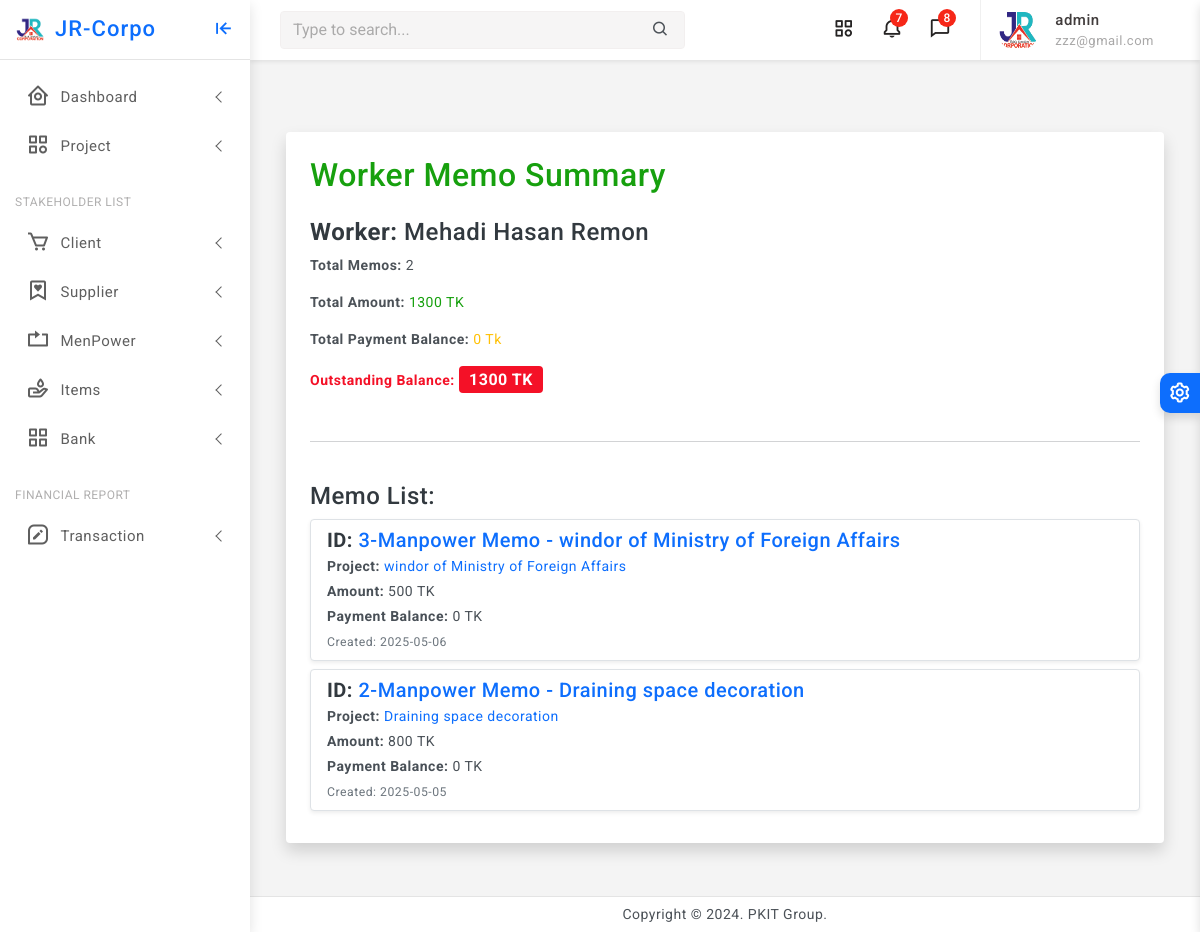
/worker/2/manpowermemo/ (signed in), run on an earlier commit of the app's database.
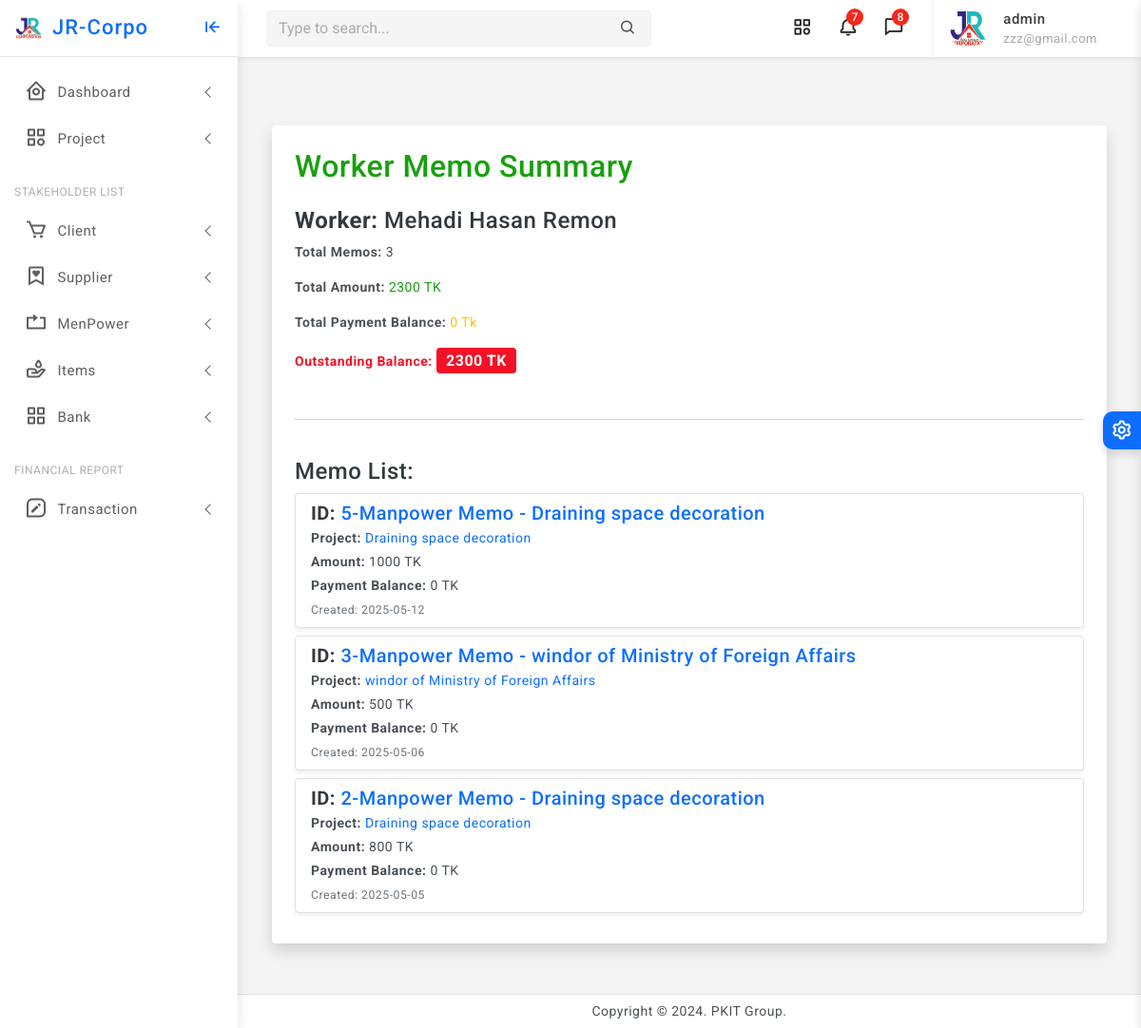
And on a later commit of the database.
### core/models.py (models this page shows, shortened)
class ManpowerMemo(models.Model):
    project = models.ForeignKey(Project, on_delete=models.CASCADE, related_name='manpower_memos')
    worker = models.ForeignKey(MenPower, on_delete=models.CASCADE, related_name='memos')
    amount = models.PositiveIntegerField(default=0)
    payment_balance = models.PositiveIntegerField(default=0)
    created_at = models.DateTimeField(auto_now_add=True)
    updated_at = models.DateTimeField(auto_now=True)
    def __str__(self):
        return f"Manpower Memo - {self.project.name}"

class Project(models.Model):
    STATUS_CHOICES = [
        ('RUNNING', 'Running'),
        ('TRIAL', 'Trial Period'),
        ('CLOSED', 'Closed'),
        ('OTHER', 'Other'),
    ]
    company = models.ForeignKey(Company, on_delete=models.CASCADE, related_name='projects')
    name = models.CharField(max_length=255)
    location = models.CharField(max_length=255)
    approximate_bill = models.PositiveIntegerField(default=0)
    current_cost = models.PositiveIntegerField(default=0, null=True, blank=True)
    final_bill = models.PositiveIntegerField(default=0, null=True, blank=True)
    current_paid = models.PositiveIntegerField(default=0, null=True, blank=True)
    created_at = models.DateTimeField(auto_now_add=True)
    updated_at = models.DateTimeField(auto_now=True)
    status = models.CharField(max_length=10, null=True, blank=True, choices=STATUS_CHOICES, default='RUNNING')

### core/views.py (the view)
# urls.py: path('worker/<int:worker_id>/manpowermemo/', views.worker_memo_summary, name='worker_memo_summary'),
@staff_required
def worker_memo_summary(request, worker_id):
    worker = get_object_or_404(MenPower, id=worker_id)
    memos = ManpowerMemo.objects.filter(worker=worker).select_related('project').order_by('-created_at')
    total_memos = memos.count()
    total_amount = memos.aggregate(total=Sum('amount'))['total'] or 0
    total_payment_balance = memos.aggregate(balance=Sum('payment_balance'))['balance'] or 0
    outstanding_balance = total_amount - total_payment_balance
    context = {
        'worker': worker,
        'memos': memos,
        'total_memos': total_memos,
        'total_amount': total_amount,
        'total_payment_balance': total_payment_balance,
        'outstanding_balance': outstanding_balance,
    }
    return render(request, 'menpower/worker_memo_summary.html', context)

### core/views.py (called while the page is built)
def staff_required(view_func):
    return user_passes_test(lambda u: u.is_authenticated and u.is_staff)(view_func)

### core/templates/menpower/worker_memo_summary.html
{% extends 'partials/base0.html' %}
{% block content %}
{% load static %}
<div class="container my-5">
    <div class="card shadow p-4">
        <h2 class="text-success mb-4">Worker Memo Summary</h2>
        <div class="mb-3">
            <h4><strong>Worker:</strong> {{ worker.name }}</h4>
            <p><strong>Total Memos:</strong> {{ total_memos }}</p>
            <p><strong>Total Amount:</strong> <span class="text-success">{{ total_amount }} TK</span></p>
            <p><strong>Total Payment Balance:</strong> <span class="text-warning">{{ total_payment_balance }} Tk</span></p>
            <p><strong class="text-danger">Outstanding Balance:</strong>
                <span class="badge bg-danger fs-6">
                    {{ outstanding_balance }} TK
                </span>
            </p>
        </div>
        <hr>
        <h4 class="mt-4">Memo List:</h4>
        {% if memos %}
            <div class="list-group">
                {% for memo in memos %}
                    <div class="list-group-item list-group-item-action mb-2 border rounded shadow-sm">
                        <h5 class="mb-1">
                            <strong>ID:</strong>
                            <a href="{% url 'manpowermemo_detail' memo.pk %}">
                                {{ memo.id }}-{{ memo }}
                            </a>
                        </h5>
                        <p class="mb-1">
                            <strong>Project:</strong>
                            <a href="{% url 'project_record_detail' memo.project.pk %}">
                                {{ memo.project.name }}
                            </a>
                        </p>
                        <p class="mb-1"><strong>Amount:</strong> {{ memo.amount }} TK</p>
                        <p class="mb-1"><strong>Payment Balance:</strong> {{ memo.payment_balance }} TK</p>
                        <small class="text-muted">Created: {{ memo.created_at|date:"Y-m-d" }}</small>
                    </div>
                {% endfor %}
            </div>
        {% else %}
            <div class="alert alert-info mt-3">
                No memos found for this worker.
            </div>
        {% endif %}
    </div>
</div>
{% endblock %}

What changed in the data, as far as the page shows it:
added ManpowerMemo: id "5", project.name "Manpower Memo - Draining space decoration", project.name "Draining space decoration", amount "1000", payment_balance "0", created_at "2025-05-12"
Also different on the page:
{{ total_memos }}: "2" → "3"
{{ total_amount }}: "1300" → "2300"
{{ outstanding_balance }}: "1300" → "2300"
